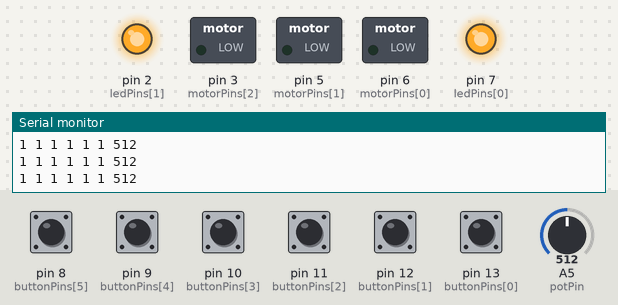
Simulated run of this sketch. Board: Arduino Uno, built with avr-gcc and run on an emulated ATmega328P. On the bench: switched loads named in the sketch (green lamp = pin HIGH), output pins drawn as LEDs (lit = HIGH), the last lines printed to the serial monitor. Dashed ring = blinking. The inputs (shaded band) are chosen by the test bench; at power-on: pin 8 (buttonPins[5]), pin 9 (buttonPins[4]), pin 10 (buttonPins[3]), pin 11 (buttonPins[2]), pin 12 (buttonPins[1]), pin 13 (buttonPins[0]) HIGH, A5 (potPin) = 512.

Above: at 1.2 s.
1.3 s: A5 (potPin) set to 0
4.3 s: pin 8 (buttonPins[5]) pulled LOW for 0.15 s
At 6.4 s:
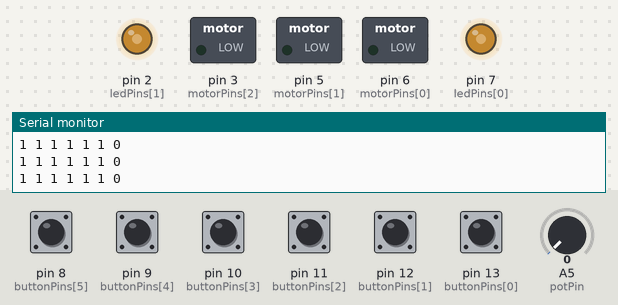
7.3 s: A5 (potPin) set to 10
10.3 s: A5 (potPin) set to 15
At 12.33 s:
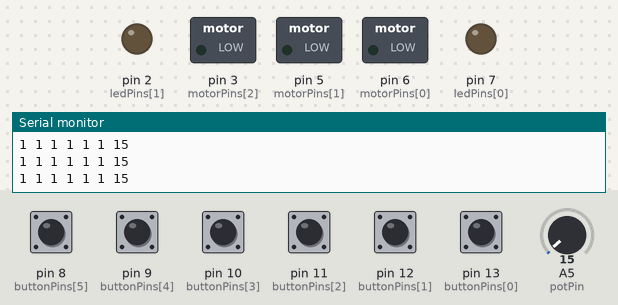
13.3 s: pin 13 (buttonPins[0]) pulled LOW for 1 s
At 15.6 s:
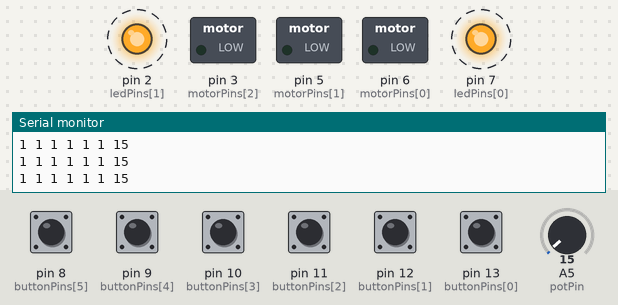
16.3 s: pin 9 (buttonPins[4]) pulled LOW for 0.15 s
At 16.46 s:
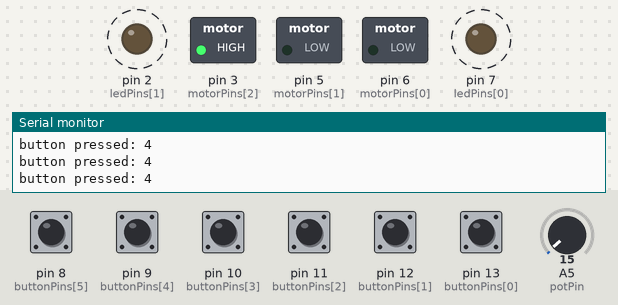
Timing chart, 0 to 20.3 s (numbered marks = the images above; inputs shaded):
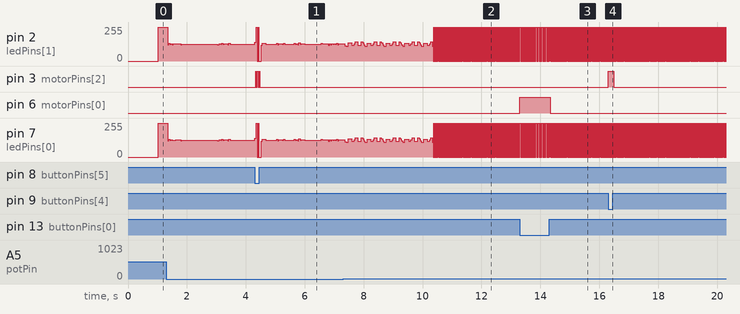

The sketch:

test_rig_oliver.ino
```cpp
/*
   xjob Oliver Nilsson

   system to create a Wizard of Oz experiment using multiple vibration systems to
   augment a game controller

   (c) 2017 Malmo University Sweden

*/

int buttonPins [] = {13, 12, 11, 10, 9, 8};
int ledPins[] = {7, 2};
int motorPins[] = {6, 5, 3};
int potPin = A5;

long timerSerial = 0; // use to check when to send over serial
long timerMotor = 0; // use as a timer to turn motors on/off for stimuli to users
long timer = 0; // use as a timer to decide when to change the motors behaviours
int potVal = 0; // store the value of the potentiometer
int buttonVal[] = {1, 1, 1, 1 , 1, 1};
int buttonsPressed[] = {0, 0, 0, 0, 0, 0};
int buttonsReleased[] = {0, 0, 0, 0, 0, 0};
int buttonValOld[] = {1, 1, 1, 1 , 1, 1};
int ledState = 0; // to store whether the leds are off (0) or on (1)
int motorState[] = {0, 0, 0}; // to store whether the motors are off (0) or on (1)

void setup() {
  // declare inputs
  for (int i = 0; i < 6; i++)
    pinMode(buttonPins[i], INPUT_PULLUP);

  // declare leds
  for (int i = 0; i < 2; i++)
    pinMode(ledPins[i], OUTPUT);

  // declare motors
  for (int i = 0; i < 3; i++)
    pinMode(motorPins[i], OUTPUT);

  // start the serial communication to debug the system
  Serial.begin(9600);

  // start counting time
  timer = millis();
  timerSerial = millis();
  timerMotor = millis();

}

void loop() {
  // read all of the inputs and send the data to the serial port
  for (int i = 0; i < 6; i++) {
    buttonVal[i] = digitalRead(buttonPins[i]);
    buttonsPressed[i] |= buttonPressed(i);
    buttonsReleased[i] = buttonReleased(i);
    buttonsPressed[i] &= !buttonReleased(i);
    if (buttonsPressed[i]) {
      Serial.print("button pressed: ");
      Serial.println(i);
    }
    if (buttonsReleased[i]) {
      Serial.print("button released: ");
      Serial.println(i);
    }
  }
  potVal = analogRead(potPin);

  if (millis() - timerSerial > 250) {
    for (int i = 0; i < 6; i++) {
      Serial.print(buttonVal[i]);
      Serial.print(" ");
    }
    Serial.print(potVal);
    Serial.println();
    timerSerial = millis();
  }

  // use the LEDs based on the value on the potentiometer
  if (millis() - timer > potVal) {
    for (int i = 0; i < 2; i++)
      digitalWrite(ledPins[i], ledState);
    ledState = !ledState;
    timer = millis();
  }

  // use the button information to operate the motors
  buttonMotorOn(0, 0);
  buttonMotorOn(2, 1);
  buttonMotorOn(4, 2);

  if (millis() - timerMotor > potVal || buttonPressed(1) || buttonPressed(3) || buttonPressed(5)) {
    if (buttonsPressed[1])
      motorState[0] = !motorState[0];
    if (buttonsPressed[3]) {
      Serial.print("motor 1: "); Serial.println(motorState[1]);
      motorState[1] = !motorState[1];
    }
    if (buttonsPressed[5]) {
      Serial.print("motor 2: "); Serial.println(motorState[2]);
      motorState[2] = !motorState[2];
    }
    timerMotor = millis();
  }


  // check if the buttons for oscillating signals were released
  if (buttonsReleased[1])
    motorState[0] = 0;
  if (buttonsReleased[3])
    motorState[1] = 0;
  if (buttonsReleased[5])
    motorState[2] = 0;

  // copy the button values in the old values in order to detect pressed and released events
  for (int i = 0; i < 6; i++)
    buttonValOld[i] = buttonVal[i];

  // write the status to all of the motors
  for (int i = 0; i < 3; i++)
    digitalWrite(motorPins[i], motorState[i]);
}

int buttonMotorOn(int pinIn, int pinOut) {
  int ret = 0;

  // use the button information to operate the motors
  if (buttonsPressed[pinIn] == 1) {
    ret = 1;
    motorState[pinOut] = HIGH;
  }
  if (buttonsReleased[pinIn]) {
    motorState[pinOut] = LOW;
  }

  return ret;
}

int buttonPressed(int pinPos) {
  int ret = 0;

  if (buttonVal[pinPos] == LOW && buttonValOld[pinPos] == HIGH)
    ret = 1;

  return ret;
}

int buttonReleased(int pinPos) {
  int ret = 0;

  if (buttonVal[pinPos] == HIGH && buttonValOld[pinPos] == LOW)
    ret = 1;

  return ret;
}
```

Measured:
- the behaviour switches between 12 and 13 on A5 (potPin) (found by bisection; images 1 and 2)
- after the input at 4.3 s, pin 3 (motorPins[2]): alternates HIGH for 0.03 s and LOW for 0.03 s, 6 changes in all, then stays LOW, starting at once
- after the input at 13.3 s, pin 6 (motorPins[0]): LOW → HIGH at once, → LOW 1.0 s later
- after the input at 16.3 s, pin 3 (motorPins[2]): LOW → HIGH at once, → LOW 0.19 s later
- by itself, pin 2 (ledPins[1]), pin 7 (ledPins[0]): alternates 255/255 for 0.02 s and 0/255 for 0.02 s
